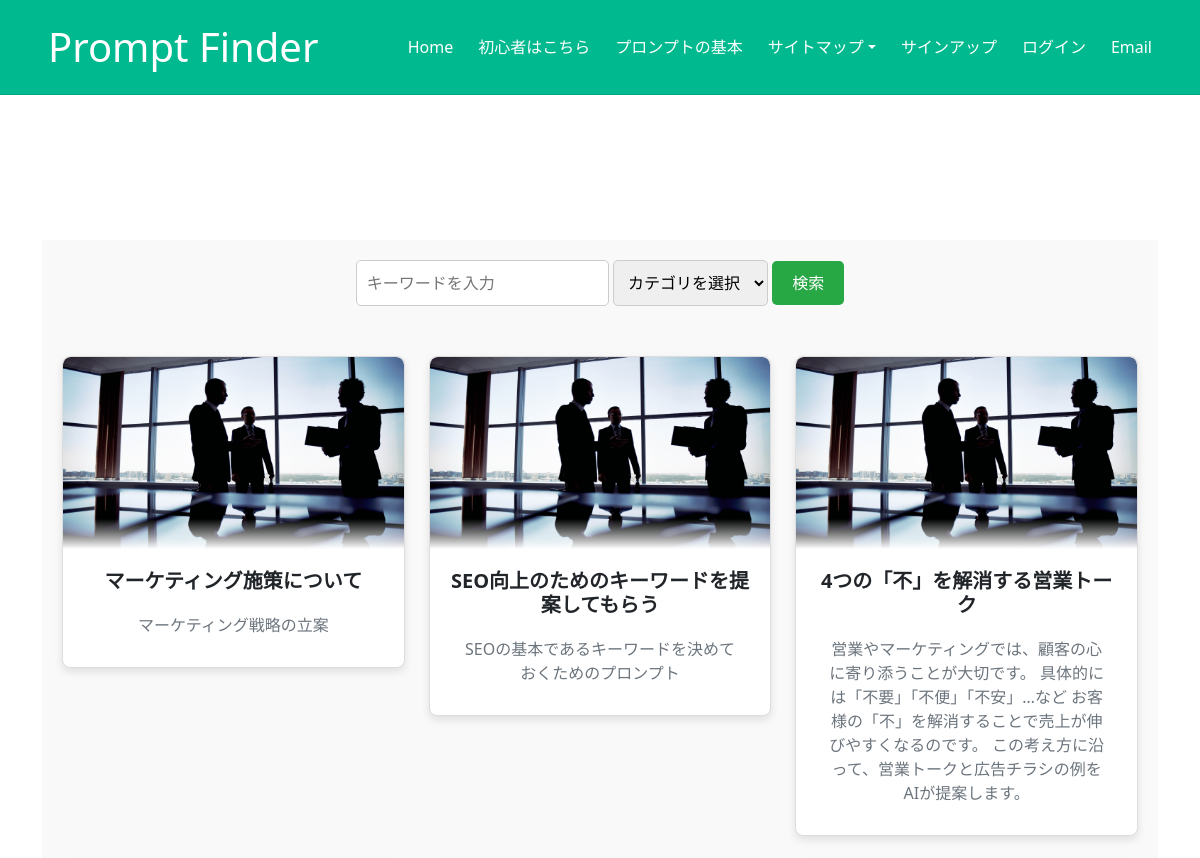
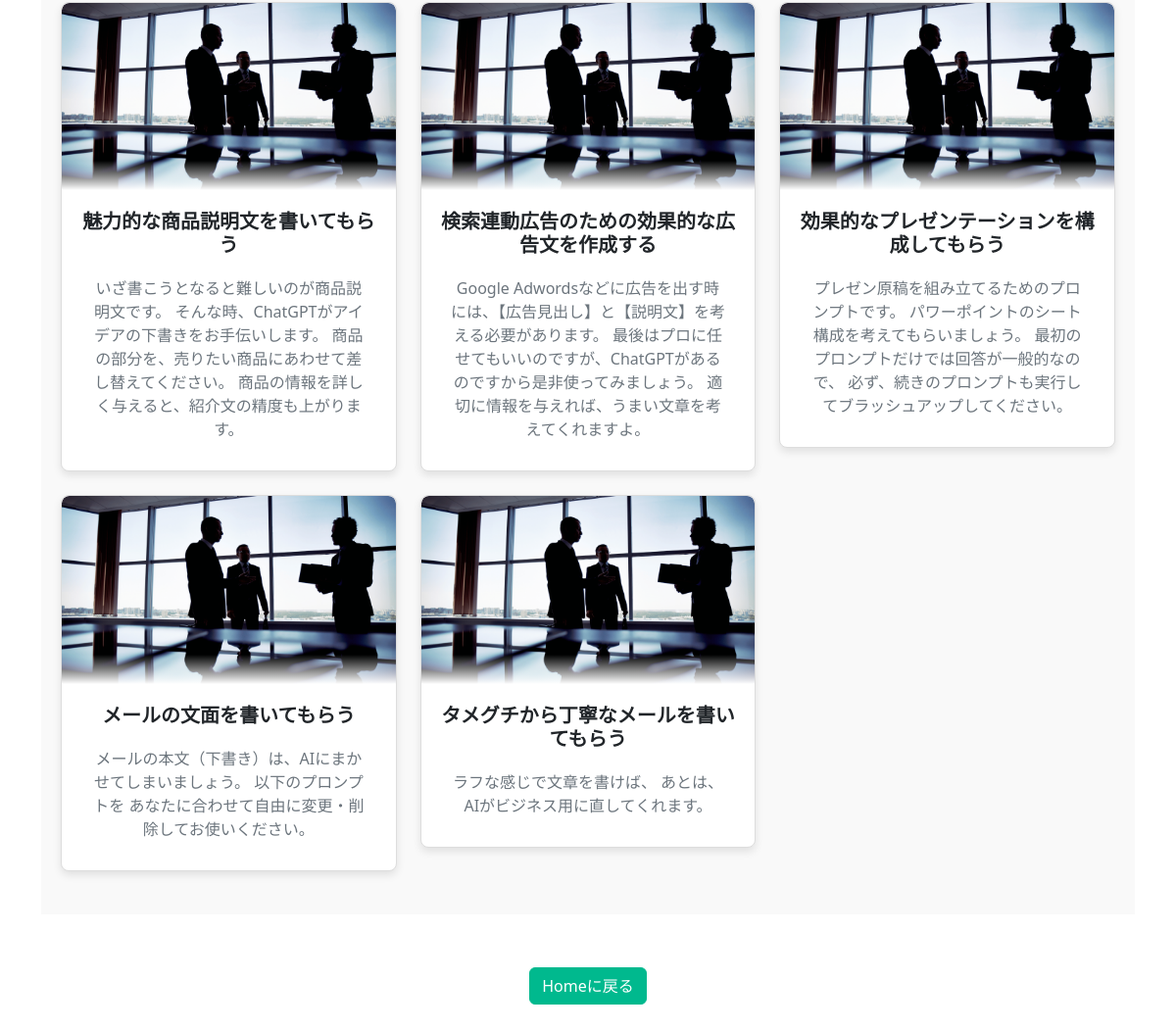
Page /category/business/ on the committed database (2 pictures, top to bottom).
### promptapp/models.py (models this page shows, shortened)
class Prompt(models.Model):
    title = models.CharField(max_length=50)
    description = models.TextField()
    content = models.TextField()
    category = models.ForeignKey(Category, on_delete=models.CASCADE)
    created_at = models.DateTimeField(auto_now_add=True)
    updated_at = models.DateTimeField(auto_now=True)

class Category(models.Model):
    name = models.CharField(max_length=50)
    description = models.TextField()
    created_at = models.DateTimeField(auto_now_add=True)
    updated_at = models.DateTimeField(auto_now=True)

### promptapp/views.py (the view)
# urls.py: path('category/<str:category_name>/', views.category_search, name='category_search'),
def category_search(request, category_name):
    category = get_object_or_404(Category, name=category_name)
    prompts = Prompt.objects.filter(category=category)
    categories = Category.objects.all()
    selected_photos = get_random_photos()
    print("Selected Photos in category_search:", selected_photos)  # デバッグプリントを追加
    return render(request, 'mypage.html', {
        'prompts': prompts,
        'categories': categories,
        'selected_photos': selected_photos,
        'selected_category': category_name,  # 選択されたカテゴリ名を追加
    })

### promptapp/templatetags/custom_filters.py (called while the page is built)
@register.filter
def translate_category(value):
    translations = {
        'creative': 'クリエイティブ',
        'study': '学習',
        'business': 'ビジネス',
        'lifestyle': 'ライフスタイル',
        'technology': 'テクノロジー',
        'travel': '旅行'
    }
    return translations.get(value, value)

@register.filter
def get_item(dictionary, key):
    return dictionary.get(key)

### promptapp/utils.py (called while the page is built)
def get_random_photos():
    categories = ['creative', 'study', 'business', 'lifestyle', 'technology', 'travel']
    selected_photos = {}
    for category in categories:
        category_path = os.path.join(settings.BASE_DIR, 'static', 'img', category)
        if os.path.exists(category_path):
            photos = os.listdir(category_path)
            if photos:
                selected_photos[category] = os.path.join('img', category, random.choice(photos))
    return selected_photos

### promptapp/templates/mypage.html (shortened to what this page needs)
{% extends "base.html" %}
{% load static %}
{% load custom_filters %}
{% block content %}
{% include 'navbar.html' %}
<div class="container mypage-container">
    <div class="search-bar">
        <form action="{% url 'promptapp:search' %}" method="get">
            <input type="text" name="q" placeholder="キーワードを入力">
            <select name="category">
                <option value="">カテゴリを選択</option>
            </select>
            <button type="submit">検索</button>
        </form>
    </div>
    <div class="search-results mt-4">
        {% if prompts %}
            <div class="row">
                {% for prompt in prompts %}
                <div class="col-lg-4 col-md-6 mb-4">
                    <div class="card">
                        <a href="{% url 'promptapp:prompt_detail' prompt.pk %}">
                            <div class="blur-bottom">
                            <img src="{% static selected_photos|get_item:prompt.category.name %}" class="card-img-top" alt="Prompt Image">
                            </div>
                        </a>
                        <div class="card-body">
                            <h5 class="card-title">{{ prompt.title }}</h5>
                            <p class="card-text">{{ prompt.description }}</p>
                        </div>
                    </div>
                </div>
                {% endfor %}
            </div>
        {% else %}
            <p>検索結果が見つかりませんでした。</p>
        {% endif %}
    </div>
</div>
<div class="text-center mt-4 margin-bottom-large">
    <a href="{% url 'promptapp:index' %}" class="btn btn-primary">Homeに戻る</a>
</div>
{% endblock %}

### promptapp/static/css/style.css (style rules this page uses)
:root { --primary: #00B98E; --light: #F3F6F8; --dark: #0E2E50; }
.btn { font-weight: 500; transition: .5s; }
.btn.btn-primary, .btn.btn-outline-primary:hover { color: #FFFFFF; }
.btn-primary { --bs-btn-bg: var(--primary); --bs-btn-border-color: var(--primary); --bs-btn-hover-bg: var(--primary); --bs-btn-hover-border-color: var(--primary); }
.search-bar { display: flex; justify-content: center; align-items: center; margin-bottom: 20px; gap: 10px; }
.search-bar input, .search-bar select { padding: 10px; border: 1px solid #ccc; border-radius: 5px; flex: 1; }
.search-bar button { padding: 10px 20px; border: none; background-color: #28a745; color: #fff; border-radius: 5px; cursor: pointer; }
.search-results { display: flex; justify-content: center; flex-direction: column; align-items: center; }
.search-results p { margin: 10px 0; padding: 10px; border-radius: 5px; background-color: #fff; text-align: center; width: 100%; max-width: 600px; }
.mypage-container { margin-top: 120px; padding: 20px; background-color: #f9f9f9; }
.mypage-container { margin-top: 160px; padding: 20px; background-color: #f9f9f9; }
body { padding-top: 80px; }
body { padding-top: 80px !important; }
.mypage-container { margin-top: 160px !important; }
.card { border: 1px solid #ddd; border-radius: 8px; overflow: hidden; box-shadow: 0 4px 8px rgba(0, 0, 0, 0.1); transition: transform 0.2s; }
.card-img-top { width: 100%; height: 180px; object-fit: cover; }
.card-body { padding: 20px; text-align: center; }
.card-title { font-size: 1.25rem; margin-bottom: 10px; font-weight: bold; }
.card-text { font-size: 1rem; color: #666; }
.card { box-shadow: 0 4px 8px rgba(0, 0, 0, 0.1); transition: 0.3s; }
.card-img-top { width: 100%; height: 200px; object-fit: cover; }
.card-body { text-align: center; }
.card-title { font-size: 1.25rem; font-weight: bold; }
.card-text { font-size: 1rem; color: #6c757d; }
.margin-bottom-large { margin-bottom: 40px; }
.card-img-top { height: auto; width: 100%; border-top-left-radius: 8px; border-top-right-radius: 8px; }
.card-body { padding: 20px; }
.card-text { margin-bottom: 1em; }
.fade-in { animation: fadeIn 0.5s ease-in-out forwards; }
.search-bar { margin-bottom: 50px; }
.blur-bottom { position: relative; overflow: hidden; }
.blur-bottom::after { content: ''; position: absolute; bottom: 0; left: 0; width: 100%; height: 30px; background: linear-gradient(to bottom, rgba(255, 255, 255, 0), rgba(255, 255, 255, 1)); }
.text-center { text-align: center; }
.btn-primary { display: inline-block; margin: 0 auto; margin-top: 30px; }

### rows in the picture
Prompt: category.name (picture), title "マーケティング施策について", description "マーケティング戦略の立案"
Prompt: category.name (picture), title "SEO向上のためのキーワードを提案してもらう", description "SEOの基本であるキーワードを決めておくためのプロンプト"
Prompt: category.name (picture), title "4つの「不」を解消する営業トーク", description "営業やマーケティングでは、顧客の心 に寄り添うことが大切です。 具体的には「不要」「不便」「不安」…など お客様の「不」を解消することで売上が伸びやすくなるのです。 この考え方に沿って、営業トークと広告チラシの例をAIが提案します。"
Prompt: category.name (picture), title "魅力的な商品説明文を書いてもらう", description "いざ書こうとなると難しいのが商品説明文です。 そんな時、ChatGPTがアイデアの下書きをお手伝いします。 商品の部分を、売りたい商品にあわせて差し替えてください。 商品の情報を詳しく与えると、紹介文の精度も上がります。"
Prompt: category.name (picture), title "検索連動広告のための効果的な広告文を作成する", description "Google Adwordsなどに広告を出す時には、【広告見出し】と【説明文】を考える必要があります。 最後はプロに任せてもいいのですが、ChatGPTがあるのですから是非使ってみましょう。 適切に情報を与えれば、うまい文章を考えてくれますよ。"
Prompt: category.name (picture), title "効果的なプレゼンテーションを構成してもらう", description "プレゼン原稿を組み立てるためのプロンプトです。 パワーポイントのシート構成を考えてもらいましょう。 最初のプロンプトだけでは回答が一般的なので、 必ず、続きのプロンプトも実行してブラッシュアップしてください。"
Prompt: category.name (picture), title "メールの文面を書いてもらう", description "メールの本文（下書き）は、AIにまかせてしまいましょう。 以下のプロンプトを あなたに合わせて自由に変更・削除してお使いください。"
Prompt: category.name (picture), title "タメグチから丁寧なメールを書いてもらう", description "ラフな感じで文章を書けば、 あとは、AIがビジネス用に直してくれます。"
